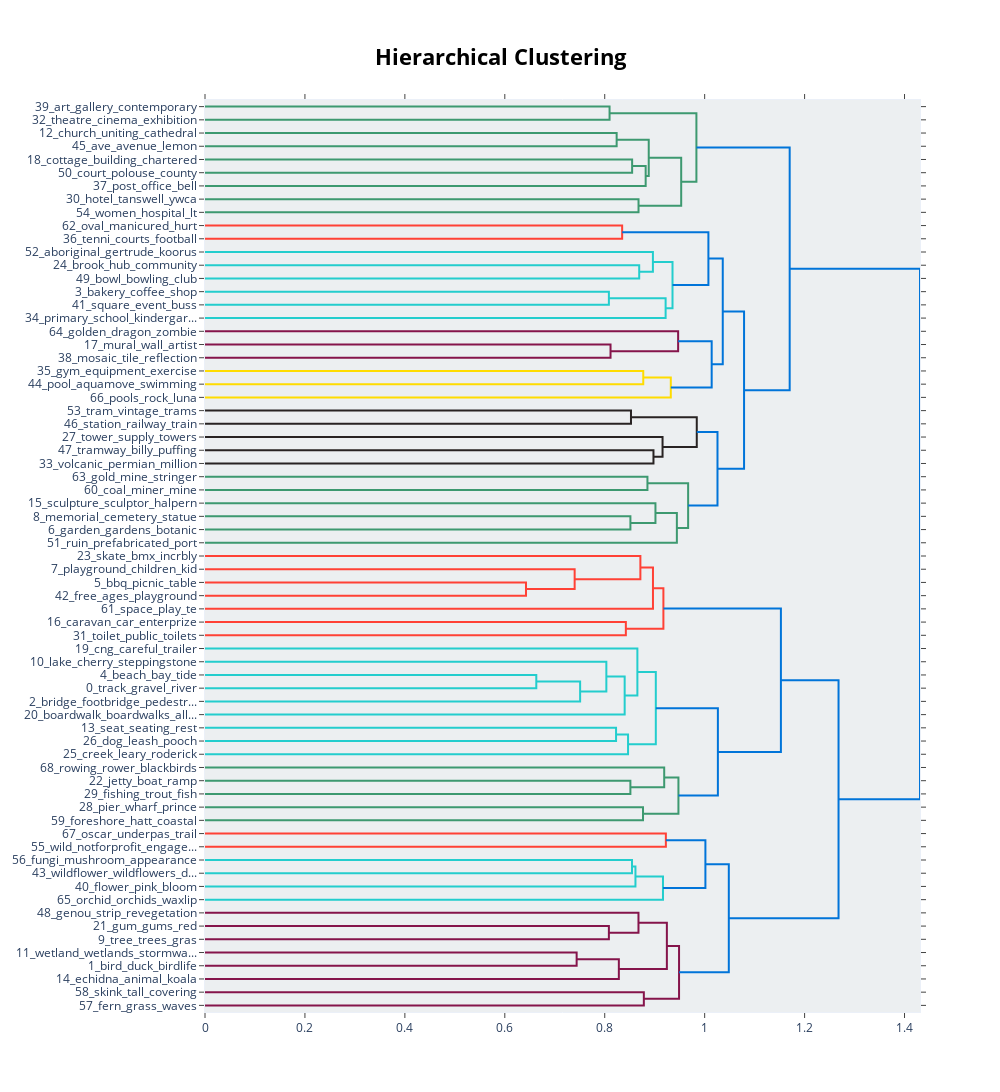

The notebook cell saved with this chart:
### Code cell
fig = refined_topic_model.visualize_hierarchy()
if overwrite:
    logger.info('saving refined model results')
    fig.write_html(topic_hierarchy_html_path)
    fig.write_image(topic_hierarchy_image_path)

fig

### Figure 1 — Plotly figure (JSON) as saved in the notebook; plotly's stock layout.template omitted (floating-point values rounded to 4 significant figures)
{"data": [{"hoverinfo": "text", "marker": {"color": "rgb(61,153,112)"}, "mode": "lines", "type": "scatter", "x": [0, 0.8097, 0.8097, 0], "xaxis": "x", "y": [-5, -5, -15, -15], "yaxis": "y"}, {"hoverinfo": "text", "marker": {"color": "rgb(61,153,112)"}, "mode": "lines", "type": "scatter", "x": [0, 0.8239, 0.8239, 0], "xaxis": "x", "y": [-25, -25, -35, -35], "yaxis": "y"}, {"hoverinfo": "text", "marker": {"color": "rgb(61,153,112)"}, "mode": "lines", "type": "scatter", "x": [0, 0.8548, 0.8548, 0], "xaxis": "x", "y": [-45, -45, -55, -55], "yaxis": "y"}, {"hoverinfo": "text", "marker": {"color": "rgb(61,153,112)"}, "mode": "lines", "type": "scatter", "x": [0.8548, 0.8819, 0.8819, 0], "xaxis": "x", "y": [-50, -50, -65, -65], "yaxis": "y"}, {"hoverinfo": "text", "marker": {"color": "rgb(61,153,112)"}, "mode": "lines", "type": "scatter", "x": [0.8239, 0.8881, 0.8881, 0.8819], "xaxis": "x", "y": [-30, -30, -57.5, -57.5], "yaxis": "y"}, {"hoverinfo": "text", "marker": {"color": "rgb(61,153,112)"}, "mode": "lines", "type": "scatter", "x": [0, 0.8676, 0.8676, 0], "xaxis": "x", "y": [-75, -75, -85, -85], "yaxis": "y"}, {"hoverinfo": "text", "marker": {"color": "rgb(61,153,112)"}, "mode": "lines", "type": "scatter", "x": [0.8881, 0.953, 0.953, 0.8676], "xaxis": "x", "y": [-43.75, -43.75, -80, -80], "yaxis": "y"}, {"hoverinfo": "text", "marker": {"color": "rgb(61,153,112)"}, "mode": "lines", "type": "scatter", "x": [0.8097, 0.9835, 0.9835, 0.953], "xaxis": "x", "y": [-10, -10, -61.88, -61.88], "yaxis": "y"}, {"hoverinfo": "text", "marker": {"color": "rgb(255,65,54)"}, "mode": "lines", "type": "scatter", "x": [0, 0.8349, 0.8349, 0], "xaxis": "x", "y": [-95, -95, -105, -105], "yaxis": "y"}, {"hoverinfo": "text", "marker": {"color": "rgb(35,205,205)"}, "mode": "lines", "type": "scatter", "x": [0, 0.869, 0.869, 0], "xaxis": "x", "y": [-125, -125, -135, -135], "yaxis": "y"}, {"hoverinfo": "text", "marker": {"color": "rgb(35,205,205)"}, "mode": "lines", "type": "scatter", "x": [0, 0.8964, 0.8964, 0.869], "xaxis": "x", "y": [-115, -115, -130, -130], "yaxis": "y"}, {"hoverinfo": "text", "marker": {"color": "rgb(35,205,205)"}, "mode": "lines", "type": "scatter", "x": [0, 0.8083, 0.8083, 0], "xaxis": "x", "y": [-145, -145, -155, -155], "yaxis": "y"}, {"hoverinfo": "text", "marker": {"color": "rgb(35,205,205)"}, "mode": "lines", "type": "scatter", "x": [0.8083, 0.9219, 0.9219, 0], "xaxis": "x", "y": [-150, -150, -165, -165], "yaxis": "y"}, {"hoverinfo": "text", "marker": {"color": "rgb(35,205,205)"}, "mode": "lines", "type": "scatter", "x": [0.8964, 0.9356, 0.9356, 0.9219], "xaxis": "x", "y": [-122.5, -122.5, -157.5, -157.5], "yaxis": "y"}, {"hoverinfo": "text", "marker": {"color": "rgb(0,116,217)"}, "mode": "lines", "type": "scatter", "x": [0.8349, 1.007, 1.007, 0.9356], "xaxis": "x", "y": [-100, -100, -140, -140], "yaxis": "y"}, {"hoverinfo": "text", "marker": {"color": "rgb(133,20,75)"}, "mode": "lines", "type": "scatter", "x": [0, 0.8116, 0.8116, 0], "xaxis": "x", "y": [-185, -185, -195, -195], "yaxis": "y"}, {"hoverinfo": "text", "marker": {"color": "rgb(133,20,75)"}, "mode": "lines", "type": "scatter", "x": [0, 0.9469, 0.9469, 0.8116], "xaxis": "x", "y": [-175, -175, -190, -190], "yaxis": "y"}, {"hoverinfo": "text", "marker": {"color": "rgb(255,220,0)"}, "mode": "lines", "type": "scatter", "x": [0, 0.8771, 0.8771, 0], "xaxis": "x", "y": [-205, -205, -215, -215], "yaxis": "y"}, {"hoverinfo": "text", "marker": {"color": "rgb(255,220,0)"}, "mode": "lines", "type": "scatter", "x": [0.8771, 0.9322, 0.9322, 0], "xaxis": "x", "y": [-210, -210, -225, -225], "yaxis": "y"}, {"hoverinfo": "text", "marker": {"color": "rgb(0,116,217)"}, "mode": "lines", "type": "scatter", "x": [0.9469, 1.014, 1.014, 0.9322], "xaxis": "x", "y": [-182.5, -182.5, -217.5, -217.5], "yaxis": "y"}, {"hoverinfo": "text", "marker": {"color": "rgb(0,116,217)"}, "mode": "lines", "type": "scatter", "x": [1.007, 1.036, 1.036, 1.014], "xaxis": "x", "y": [-120, -120, -200, -200], "yaxis": "y"}, {"hoverinfo": "text", "marker": {"color": "rgb(40,35,35)"}, "mode": "lines", "type": "scatter", "x": [0, 0.8525, 0.8525, 0], "xaxis": "x", "y": [-235, -235, -245, -245], "yaxis": "y"}, {"hoverinfo": "text", "marker": {"color": "rgb(40,35,35)"}, "mode": "lines", "type": "scatter", "x": [0, 0.8975, 0.8975, 0], "xaxis": "x", "y": [-265, -265, -275, -275], "yaxis": "y"}, {"hoverinfo": "text", "marker": {"color": "rgb(40,35,35)"}, "mode": "lines", "type": "scatter", "x": [0, 0.9157, 0.9157, 0.8975], "xaxis": "x", "y": [-255, -255, -270, -270], "yaxis": "y"}, {"hoverinfo": "text", "marker": {"color": "rgb(40,35,35)"}, "mode": "lines", "type": "scatter", "x": [0.8525, 0.9842, 0.9842, 0.9157], "xaxis": "x", "y": [-240, -240, -262.5, -262.5], "yaxis": "y"}, {"hoverinfo": "text", "marker": {"color": "rgb(61,153,112)"}, "mode": "lines", "type": "scatter", "x": [0, 0.8855, 0.8855, 0], "xaxis": "x", "y": [-285, -285, -295, -295], "yaxis": "y"}, {"hoverinfo": "text", "marker": {"color": "rgb(61,153,112)"}, "mode": "lines", "type": "scatter", "x": [0, 0.8514, 0.8514, 0], "xaxis": "x", "y": [-315, -315, -325, -325], "yaxis": "y"}, {"hoverinfo": "text", "marker": {"color": "rgb(61,153,112)"}, "mode": "lines", "type": "scatter", "x": [0, 0.9015, 0.9015, 0.8514], "xaxis": "x", "y": [-305, -305, -320, -320], "yaxis": "y"}, {"hoverinfo": "text", "marker": {"color": "rgb(61,153,112)"}, "mode": "lines", "type": "scatter", "x": [0.9015, 0.9444, 0.9444, 0], "xaxis": "x", "y": [-312.5, -312.5, -335, -335], "yaxis": "y"}, {"hoverinfo": "text", "marker": {"color": "rgb(61,153,112)"}, "mode": "lines", "type": "scatter", "x": [0.8855, 0.9669, 0.9669, 0.9444], "xaxis": "x", "y": [-290, -290, -323.8, -323.8], "yaxis": "y"}, {"hoverinfo": "text", "marker": {"color": "rgb(0,116,217)"}, "mode": "lines", "type": "scatter", "x": [0.9842, 1.026, 1.026, 0.9669], "xaxis": "x", "y": [-251.2, -251.2, -306.9, -306.9], "yaxis": "y"}, {"hoverinfo": "text", "marker": {"color": "rgb(0,116,217)"}, "mode": "lines", "type": "scatter", "x": [1.036, 1.079, 1.079, 1.026], "xaxis": "x", "y": [-160, -160, -279.1, -279.1], "yaxis": "y"}, {"hoverinfo": "text", "marker": {"color": "rgb(0,116,217)"}, "mode": "lines", "type": "scatter", "x": [0.9835, 1.17, 1.17, 1.079], "xaxis": "x", "y": [-35.94, -35.94, -219.5, -219.5], "yaxis": "y"}, {"hoverinfo": "text", "marker": {"color": "rgb(255,65,54)"}, "mode": "lines", "type": "scatter", "x": [0, 0.6424, 0.6424, 0], "xaxis": "x", "y": [-365, -365, -375, -375], "yaxis": "y"}, {"hoverinfo": "text", "marker": {"color": "rgb(255,65,54)"}, "mode": "lines", "type": "scatter", "x": [0, 0.7398, 0.7398, 0.6424], "xaxis": "x", "y": [-355, -355, -370, -370], "yaxis": "y"}, {"hoverinfo": "text", "marker": {"color": "rgb(255,65,54)"}, "mode": "lines", "type": "scatter", "x": [0, 0.8714, 0.8714, 0.7398], "xaxis": "x", "y": [-345, -345, -362.5, -362.5], "yaxis": "y"}, {"hoverinfo": "text", "marker": {"color": "rgb(255,65,54)"}, "mode": "lines", "type": "scatter", "x": [0.8714, 0.8965, 0.8965, 0], "xaxis": "x", "y": [-353.8, -353.8, -385, -385], "yaxis": "y"}, {"hoverinfo": "text", "marker": {"color": "rgb(255,65,54)"}, "mode": "lines", "type": "scatter", "x": [0, 0.8423, 0.8423, 0], "xaxis": "x", "y": [-395, -395, -405, -405], "yaxis": "y"}, {"hoverinfo": "text", "marker": {"color": "rgb(255,65,54)"}, "mode": "lines", "type": "scatter", "x": [0.8965, 0.9174, 0.9174, 0.8423], "xaxis": "x", "y": [-369.4, -369.4, -400, -400], "yaxis": "y"}, {"hoverinfo": "text", "marker": {"color": "rgb(35,205,205)"}, "mode": "lines", "type": "scatter", "x": [0, 0.663, 0.663, 0], "xaxis": "x", "y": [-435, -435, -445, -445], "yaxis": "y"}, {"hoverinfo": "text", "marker": {"color": "rgb(35,205,205)"}, "mode": "lines", "type": "scatter", "x": [0.663, 0.7508, 0.7508, 0], "xaxis": "x", "y": [-440, -440, -455, -455], "yaxis": "y"}, {"hoverinfo": "text", "marker": {"color": "rgb(35,205,205)"}, "mode": "lines", "type": "scatter", "x": [0, 0.8032, 0.8032, 0.7508], "xaxis": "x", "y": [-425, -425, -447.5, -447.5], "yaxis": "y"}, {"hoverinfo": "text", "marker": {"color": "rgb(35,205,205)"}, "mode": "lines", "type": "scatter", "x": [0.8032, 0.8399, 0.8399, 0], "xaxis": "x", "y": [-436.2, -436.2, -465, -465], "yaxis": "y"}, {"hoverinfo": "text", "marker": {"color": "rgb(35,205,205)"}, "mode": "lines", "type": "scatter", "x": [0, 0.8653, 0.8653, 0.8399], "xaxis": "x", "y": [-415, -415, -450.6, -450.6], "yaxis": "y"}, {"hoverinfo": "text", "marker": {"color": "rgb(35,205,205)"}, "mode": "lines", "type": "scatter", "x": [0, 0.8226, 0.8226, 0], "xaxis": "x", "y": [-475, -475, -485, -485], "yaxis": "y"}, {"hoverinfo": "text", "marker": {"color": "rgb(35,205,205)"}, "mode": "lines", "type": "scatter", "x": [0.8226, 0.8467, 0.8467, 0], "xaxis": "x", "y": [-480, -480, -495, -495], "yaxis": "y"}, {"hoverinfo": "text", "marker": {"color": "rgb(35,205,205)"}, "mode": "lines", "type": "scatter", "x": [0.8653, 0.9022, 0.9022, 0.8467], "xaxis": "x", "y": [-432.8, -432.8, -487.5, -487.5], "yaxis": "y"}, {"hoverinfo": "text", "marker": {"color": "rgb(61,153,112)"}, "mode": "lines", "type": "scatter", "x": [0, 0.8514, 0.8514, 0], "xaxis": "x", "y": [-515, -515, -525, -525], "yaxis": "y"}, {"hoverinfo": "text", "marker": {"color": "rgb(61,153,112)"}, "mode": "lines", "type": "scatter", "x": [0, 0.919, 0.919, 0.8514], "xaxis": "x", "y": [-505, -505, -520, -520], "yaxis": "y"}, {"hoverinfo": "text", "marker": {"color": "rgb(61,153,112)"}, "mode": "lines", "type": "scatter", "x": [0, 0.8766, 0.8766, 0], "xaxis": "x", "y": [-535, -535, -545, -545], "yaxis": "y"}, {"hoverinfo": "text", "marker": {"color": "rgb(61,153,112)"}, "mode": "lines", "type": "scatter", "x": [0.919, 0.9475, 0.9475, 0.8766], "xaxis": "x", "y": [-512.5, -512.5, -540, -540], "yaxis": "y"}, {"hoverinfo": "text", "marker": {"color": "rgb(0,116,217)"}, "mode": "lines", "type": "scatter", "x": [0.9022, 1.026, 1.026, 0.9475], "xaxis": "x", "y": [-460.2, -460.2, -526.2, -526.2], "yaxis": "y"}, {"hoverinfo": "text", "marker": {"color": "rgb(0,116,217)"}, "mode": "lines", "type": "scatter", "x": [0.9174, 1.153, 1.153, 1.026], "xaxis": "x", "y": [-384.7, -384.7, -493.2, -493.2], "yaxis": "y"}, {"hoverinfo": "text", "marker": {"color": "rgb(255,65,54)"}, "mode": "lines", "type": "scatter", "x": [0, 0.9224, 0.9224, 0], "xaxis": "x", "y": [-555, -555, -565, -565], "yaxis": "y"}, {"hoverinfo": "text", "marker": {"color": "rgb(35,205,205)"}, "mode": "lines", "type": "scatter", "x": [0, 0.8546, 0.8546, 0], "xaxis": "x", "y": [-575, -575, -585, -585], "yaxis": "y"}, {"hoverinfo": "text", "marker": {"color": "rgb(35,205,205)"}, "mode": "lines", "type": "scatter", "x": [0.8546, 0.8615, 0.8615, 0], "xaxis": "x", "y": [-580, -580, -595, -595], "yaxis": "y"}, {"hoverinfo": "text", "marker": {"color": "rgb(35,205,205)"}, "mode": "lines", "type": "scatter", "x": [0.8615, 0.9166, 0.9166, 0], "xaxis": "x", "y": [-587.5, -587.5, -605, -605], "yaxis": "y"}, {"hoverinfo": "text", "marker": {"color": "rgb(0,116,217)"}, "mode": "lines", "type": "scatter", "x": [0.9224, 1.001, 1.001, 0.9166], "xaxis": "x", "y": [-560, -560, -596.2, -596.2], "yaxis": "y"}, {"hoverinfo": "text", "marker": {"color": "rgb(133,20,75)"}, "mode": "lines", "type": "scatter", "x": [0, 0.8083, 0.8083, 0], "xaxis": "x", "y": [-625, -625, -635, -635], "yaxis": "y"}, {"hoverinfo": "text", "marker": {"color": "rgb(133,20,75)"}, "mode": "lines", "type": "scatter", "x": [0, 0.8675, 0.8675, 0.8083], "xaxis": "x", "y": [-615, -615, -630, -630], "yaxis": "y"}, {"hoverinfo": "text", "marker": {"color": "rgb(133,20,75)"}, "mode": "lines", "type": "scatter", "x": [0, 0.7438, 0.7438, 0], "xaxis": "x", "y": [-645, -645, -655, -655], "yaxis": "y"}, {"hoverinfo": "text", "marker": {"color": "rgb(133,20,75)"}, "mode": "lines", "type": "scatter", "x": [0.7438, 0.8283, 0.8283, 0], "xaxis": "x", "y": [-650, -650, -665, -665], "yaxis": "y"}, {"hoverinfo": "text", "marker": {"color": "rgb(133,20,75)"}, "mode": "lines", "type": "scatter", "x": [0.8675, 0.9244, 0.9244, 0.8283], "xaxis": "x", "y": [-622.5, -622.5, -657.5, -657.5], "yaxis": "y"}, {"hoverinfo": "text", "marker": {"color": "rgb(133,20,75)"}, "mode": "lines", "type": "scatter", "x": [0, 0.8783, 0.8783, 0], "xaxis": "x", "y": [-675, -675, -685, -685], "yaxis": "y"}, {"hoverinfo": "text", "marker": {"color": "rgb(133,20,75)"}, "mode": "lines", "type": "scatter", "x": [0.9244, 0.9487, 0.9487, 0.8783], "xaxis": "x", "y": [-640, -640, -680, -680], "yaxis": "y"}, {"hoverinfo": "text", "marker": {"color": "rgb(0,116,217)"}, "mode": "lines", "type": "scatter", "x": [1.001, 1.048, 1.048, 0.9487], "xaxis": "x", "y": [-578.1, -578.1, -660, -660], "yaxis": "y"}, {"hoverinfo": "text", "marker": {"color": "rgb(0,116,217)"}, "mode": "lines", "type": "scatter", "x": [1.153, 1.268, 1.268, 1.048], "xaxis": "x", "y": [-438.9, -438.9, -619.1, -619.1], "yaxis": "y"}, {"hoverinfo": "text", "marker": {"color": "rgb(0,116,217)"}, "mode": "lines", "type": "scatter", "x": [1.17, 1.431, 1.431, 1.268], "xaxis": "x", "y": [-127.7, -127.7, -529.0, -529.0], "yaxis": "y"}], "layout": {"autosize": false, "height": 1235, "hoverlabel": {"bgcolor": "white", "font": {"family": "Rockwell", "size": 16}}, "hovermode": "closest", "plot_bgcolor": "#ECEFF1", "showlegend": false, "title": {"font": {"color": "Black", "size": 22}, "text": "<b>Hierarchical Clustering</b>", "x": 0.5, "xanchor": "center", "yanchor": "top"}, "width": 1000, "xaxis": {"mirror": "allticks", "rangemode": "tozero", "showgrid": false, "showline": true, "showticklabels": true, "ticks": "outside", "type": "linear", "zeroline": false}, "yaxis": {"mirror": "allticks", "range": [-690, 0], "rangemode": "tozero", "showgrid": false, "showline": true, "showticklabels": true, "tickmode": "array", "ticks": "outside", "ticktext": ["39_art_gallery_contemporary", "32_theatre_cinema_exhibition", "12_church_uniting_cathedral", "45_ave_avenue_lemon", "18_cottage_building_chartered", "50_court_polouse_county", "37_post_office_bell", "30_hotel_tanswell_ywca", "54_women_hospital_lt", "62_oval_manicured_hurt", "36_tenni_courts_football", "52_aboriginal_gertrude_koorus", "24_brook_hub_community", "49_bowl_bowling_club", "3_bakery_coffee_shop", "41_square_event_buss", "34_primary_school_kindergar...", "64_golden_dragon_zombie", "17_mural_wall_artist", "38_mosaic_tile_reflection", "35_gym_equipment_exercise", "44_pool_aquamove_swimming", "66_pools_rock_luna", "53_tram_vintage_trams", "46_station_railway_train", "27_tower_supply_towers", "47_tramway_billy_puffing", "33_volcanic_permian_million", "63_gold_mine_stringer", "60_coal_miner_mine", "15_sculpture_sculptor_halpern", "8_memorial_cemetery_statue", "6_garden_gardens_botanic", "51_ruin_prefabricated_port", "23_skate_bmx_incrbly", "7_playground_children_kid", "5_bbq_picnic_table", "42_free_ages_playground", "61_space_play_te", "16_caravan_car_enterprize", "31_toilet_public_toilets", "19_cng_careful_trailer", "10_lake_cherry_steppingstone", "4_beach_bay_tide", "0_track_gravel_river", "2_bridge_footbridge_pedestr...", "20_boardwalk_boardwalks_all...", "13_seat_seating_rest", "26_dog_leash_pooch", "25_creek_leary_roderick", "68_rowing_rower_blackbirds", "22_jetty_boat_ramp", "29_fishing_trout_fish", "28_pier_wharf_prince", "59_foreshore_hatt_coastal", "67_oscar_underpas_trail", "55_wild_notforprofit_engage...", "56_fungi_mushroom_appearance", "43_wildflower_wildflowers_d...", "40_flower_pink_bloom", "65_orchid_orchids_waxlip", "48_genou_strip_revegetation", "21_gum_gums_red", "9_tree_trees_gras", "11_wetland_wetlands_stormwa...", "1_bird_duck_birdlife", "14_echidna_animal_koala", "58_skink_tall_covering", "57_fern_grass_waves"], "tickvals": [-5, -15, -25, -35, -45, -55, -65, -75, -85, -95, -105, -115, -125, -135, -145, -155, -165, -175, -185, -195, -205, -215, -225, -235, -245, -255, -265, -275, -285, -295, -305, -315, -325, -335, -345, -355, -365, -375, -385, -395, -405, -415, -425, -435, -445, -455, -465, -475, -485, -495, -505, -515, -525, -535, -545, -555, -565, -575, -585, -595, -605, -615, -625, -635, -645, -655, -665, -675, -685], "type": "linear", "zeroline": false}}}
